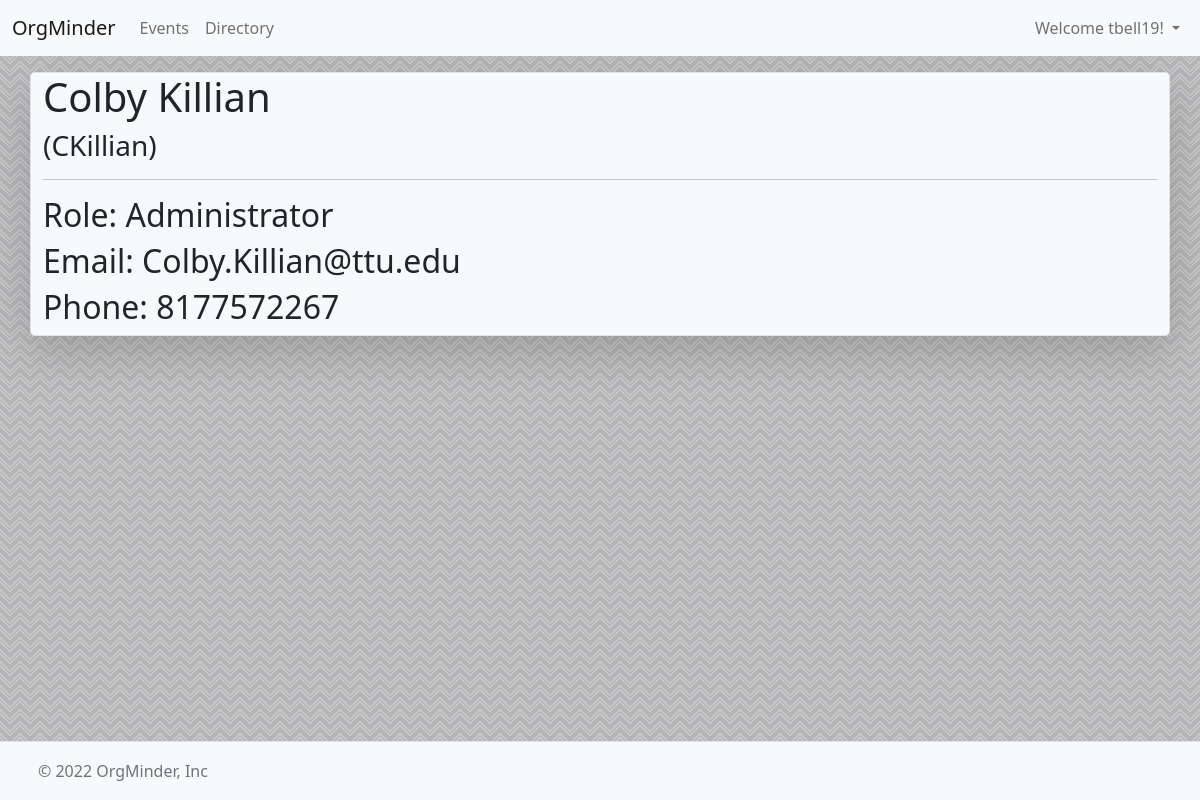
/profile?username=CKillian (signed in), run on the app's committed database.
### tables this page shows
CREATE TABLE "LOGINS" (
	"USERNAME"	TEXT NOT NULL,
	"PASSWORD"	TEXT NOT NULL,
	"PERMISSIONLEVEL"	INTEGER NOT NULL DEFAULT 0,
	"PHONE"	TEXT,
	"EMAIL"	TEXT,
	"FIRSTNAME"	TEXT,
	"LASTNAME"	TEXT,
	PRIMARY KEY("USERNAME")
);

### main.py (the view)
@app.route("/profile")
def profile():
    if(not session.get("user_logged")):
        return redirect("/login")
    username = request.args.get("username")
    conn = sqlite3.connect(dbName)
    cur = conn.cursor()
    cur.execute("SELECT USERNAME,PERMISSIONLEVEL,EMAIL,FIRSTNAME,LASTNAME,PHONE FROM LOGINS WHERE USERNAME = (?)",(username,))
    result = cur.fetchone()
    userData = {
        "username":result[0],
        "permissionlevel":result[1],
        "email":result[2],
        "firstname":result[3],
        "lastname":result[4],
        "phone":result[5]
    }
    conn.commit()
    conn.close()
    return render_template("profile.html",username = session.get("user_logged"), data=userData)

### templates/profile.html (shortened to what this page needs)
{% extends 'default.html' %}
{% block body %}
<div class="container">
    <div class="row h-100 justify-content-center pt-3 ">
        <div class="col-12 align-self-center border bg-light my-auto rounded-3 border shadow-lg">
            <h1>{{data['firstname']}} {{data['lastname']}}</h1>
            <h3>({{data['username']}})</h3>
            <hr>
            <h2>Role:
                {% if data['permissionlevel'] == 0 %}
                    Member
                {% elif data['permissionlevel'] == 1 %}
                    Moderator
                {% elif data['permissionlevel'] == 2 %}
                    Administrator
                {% endif %}
            </h2>
            <h2>Email: {{data['email']}} </h2>
            <h2>Phone: {{data['phone']}}</h2>
        </div>
    </div>
</div>
{% endblock %}

### static/css/style.css (style rules this page uses)
body { background-color: #b5b4b6; }

### data on the page
LOGINS: firstname "Colby", lastname "Killian", username "CKillian", email "Colby.Killian@ttu.edu", phone "8177572267"

### other printed values
{{ username }} "tbell19"
